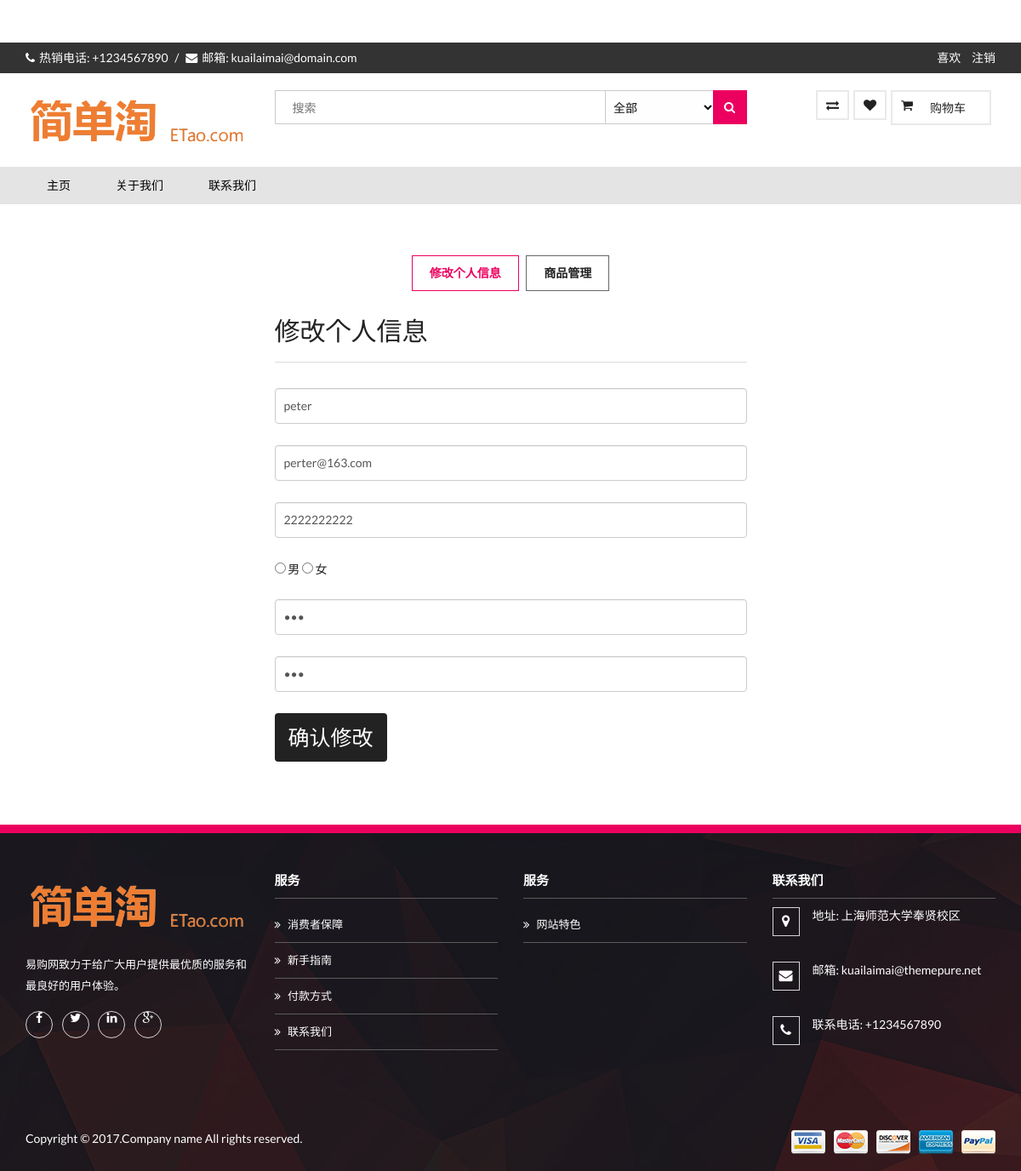
The page /seller_manage/seller_name=peter on the database its author committed.
### tables this page shows
CREATE TABLE "seller" (
	`id`	INTEGER PRIMARY KEY AUTOINCREMENT,
	`name`	TEXT,
	`password`	TEXT,
	`email`	TEXT,
	`sex`	TEXT,
	`tel`	TEXT
, full_sub TEXT NULL);

### manage.py (the view)
@app.route('/seller_manage/seller_name=<seller_name>')
def seller_manage(seller_name):
    seller_id = Seller.search_id_by_name(seller_name)
    session.seller = Seller.query_all_by_id(seller_id)
    session.product_all = Seller.query_seller_product(seller_id)
    return render_template('seller_manage.html')

### models.py (called while the page is built)
def get_conn():
    return sqlite3.connect("easytao.db")

    @staticmethod
    def search_id_by_name(name):
        sql = "select id from seller where name='" + name + "'"
        conn = get_conn()
        cursor = conn.cursor()
        rows = cursor.execute(sql)
        for row in rows:
            user_id = row[0]
            conn.commit()
            cursor.close()
            conn.close()
            return user_id

    @staticmethod
    def query_all_by_id(id):
        sql = "select * from seller where id=" + str(id)
        conn = get_conn()
        cursor = conn.cursor()
        rows = cursor.execute(sql)
        list = []
        for row in rows:
            list.append(row)
        conn.commit()
        cursor.close()
        conn.close()
        return list

    @staticmethod
    def query_seller_product(seller_id):
        sql="select product.* ,seller_product.discount,seller_product.full_sub from seller_product,product where product.id=seller_product.product_id and seller_product.on_sale=1 and seller_id="+str(seller_id)
        conn = get_conn()
        cursor = conn.cursor()
        rows = cursor.execute(sql)
        list = []
        for row in rows:
            list.append(row)
        conn.commit()
        cursor.close()
        conn.close()
        return list

### templates/seller_manage.html (shortened to what this page needs)
﻿<!doctype html>
<html class="no-js" lang="en">
<head>
<link rel="stylesheet" href="/static/css/bootstrap.min.css">
<link rel="stylesheet" href="/static/css/animate.css">
<link rel="stylesheet" href="/static/css/jquery-ui.min.css">
<link rel="stylesheet" href="/static/css/meanmenu.min.css">
<link rel="stylesheet" type="text/css" href="/static/lib/rs-plugin/css/settings.css" media="screen" />
<link rel="stylesheet" href="/static/css/owl.carousel.css">
<link rel="stylesheet" href="/static/css/font-awesome.min.css">
<link rel="stylesheet" href="/static/css/style.css">
<link rel="stylesheet" href="/static/css/responsive.css">
</head>
<br>
<body>
<div class="header-top-area hidden-xs">
	<div class="container">
		<div class="row">
			<div class="col-lg-6 col-md-6 col-sm-4">
				<div class="welcome">
					<span class="phone">热销电话: +1234567890</span> <span class="hidden-sm">/</span>
					<span class="email hidden-sm">邮箱: kuailaimai@domain.com</span>
				</div>
			</div>
			<div class="col-lg-6 col-md-6 col-sm-8">
				<div class="top-menu">
					<ul>
						<li><a href="#">喜欢</a></li>
						<li><a href="{{ url_for('.index') }}">注销</a></li>
					</ul>
				</div>
			</div>
		</div>
	</div>
</div>
<div class="sticky-wrapper">
	<div class="sticky-wrapper">
		<header>
			<div class="header-bottom-area">
				<div class="container">
					<div class="row">
						<div class="col-lg-3 col-md-3 col-sm-3 col-xs-12">
							<div class="logo">
								<a href="index.html"><img src="/static/img/logo/logo.png" alt="" /></a>
							</div>
						</div>
						<div class="col-lg-6 col-md-5 col-sm-5 col-xs-6 hidden-xs">
							<div class="header-search">
								<select>
									<option value="0">全部</option>
								</select>
								<input type="text" placeholder="搜索" />
								<button><i class="fa fa-search"></i></button>
							</div>
						</div>
						<div class="col-lg-3 col-md-4 col-sm-4 col-xs-12 float-right account-wrap">
							<div class="my-account-holder float-right">
								<div class="total-cart my-account-title" data-toggle="my-cart">
									<div class="user-icon float-left">
										<i class="fa fa-shopping-cart" aria-hidden="true"></i>
									</div>
									<div class="float-left cart-link">
										<a href="#">购物车</a>
									</div>
									<div class="clearfix"></div>
								</div>
							</div>
							<div class="my-account-holder float-right">
								<div class="my-account-title">
									<div class="user-icon float-left">
										<i class="fa fa-heart" aria-hidden="true"></i>
									</div>
									<div class="clearfix"></div>
								</div>
							</div>
							<div class="my-account-holder float-right">
								<div class="my-account-title">
									<div class="user-icon float-left">
										<i class="fa fa-exchange" aria-hidden="true"></i>
									</div>
									<div class="clearfix"></div>
								</div>
							</div>
						</div>
					</div>
				</div>
			</div>
			<div class="main-menu-area hidden-xs">
				<div class="container">
					<div class="row">
						<div class="col-lg-12 col-md-12 col-sm-12">
							<div class="main-menu">
								<nav>
									<ul>
                                        <li><a href="{{ url_for('.index2') }}">主页</a></li>
									    <li><a href="{{ url_for('.about') }}">关于我们</a></li>
									    <li><a href="{{ url_for('.contact') }}">联系我们</a></li>
									</ul>
								</nav>
							</div>
						</div>
					</div>
				</div>
			</div>
		</header>
	</div>
</div>
<div class="features-area pad-60">
	<div class="container">
		<div class="row">
			<div class="col-lg-12">
				<div class="product-tab">
					<ul class="tab-menu" role="tablist">
						<li role="presentation" class="active"><a href="#home" aria-controls="home" role="tab"
							data-toggle="tab">修改个人信息</a></li>
						<li role="presentation"><a href="#men" aria-controls="men" role="tab" data-toggle="tab">
							商品管理</a></li>
					</ul>
					<div class="tab-content">
						<div role="tabpanel" class="tab-pane active" id="home">
							<div class="row">
								<div class="col-md-6 col-md-offset-3">
                                    <div class="heading"><h2>修改个人信息</h2></div>
                                    <form name="form" id="ff2" method="post" action="/seller_change/user_name={{ session.username }}">
                                        {% for cus in session.seller %}
                                            <div class="form-group">
                                               <input type="text" class="form-control" placeholder="姓名 :" name="username" value="{{ cus[1] }}" id="username" required>
                                            </div>
                                            <div class="form-group">
                                                <input type="email" class="form-control" placeholder="邮箱 :" name="email" value="{{ cus[3] }}" id="email" required>
                                            </div>
                                            <div class="form-group">
                                                <input type="tel" class="form-control" placeholder="电话 :" name="phone" value="{{ cus[5] }}" id="phone" required>
                                            </div>
                                            <div class="form-group">
                                                <input name="sex" id="gender" type="radio" value="男"> 男 <input name="sex" id="gender" type="radio" value="女"> 女
                                            </div>
                                            <div class="form-group">
                                                <input type="password" class="form-control" placeholder="密码 :" name="password" value="{{ cus[2] }}" id="password" required>
                                            </div>
                                            <div class="form-group">
                                                <input type="password" class="form-control" placeholder="确认密码:" name="repassword" value="{{ cus[2] }}" id="repassword"  required>
                                            </div>
                                            <button type="submit" class="btn btn-1">确认修改</button>
                                        {% endfor %}
                                    </form>
                                </div>
							</div>
						</div>
					</div>
				</div>
			</div>
		</div>
	</div>
</div>
<footer>
	<div class="footer-top-area">
		<div class="container">
			<div class="row">
				<div class="col-lg-3 col-md-3 col-sm-4">
					<div class="footer-widget">
						<img src="/static/img/logo/logo.png" alt="" />
						<p>易购网致力于给广大用户提供最优质的服务和最良好的用户体验。</p>
						<div class="widget-icon">
							<a href="#"><i class="fa fa-facebook"></i></a>
							<a href="#"><i class="fa fa-twitter"></i></a>
							<a href="#"><i class="fa fa-linkedin"></i></a>
							<a href="#"><i class="fa fa-google-plus"></i></a>
						</div>
					</div>
				</div>
				<div class="col-lg-3 col-md-3 hidden-sm">
					<div class="footer-widget">
						<h3>服务</h3>
						<ul class="footer-menu">
							<li><a href="#">消费者保障</a></li>
							<li><a href="#">新手指南</a></li>
							<li><a href="#">付款方式</a></li>
							<li><a href="#">联系我们</a></li>
						</ul>
					</div>
				</div>
				<div class="col-lg-3 col-md-3 hidden-sm">
					<div class="footer-widget">
						<h3>服务</h3>
						<ul class="footer-menu">
							<li><a href="#">网站特色</a></li>
						</ul>
					</div>
				</div>
				<div class="col-lg-3 col-md-3 col-sm-4">
					<div class="footer-widget">
						<h3>联系我们</h3>
						<ul class="footer-contact">
							<li>
								<i class="fa fa-map-marker"> </i>
								地址: 上海师范大学奉贤校区
							</li>
							<li>
								<i class="fa fa-envelope"> </i>
								邮箱: kuailaimai@themepure.net
							</li>
							<li>
								<i class="fa fa-phone"> </i>
								联系电话: +1234567890
							</li>
						</ul>
					</div>
				</div>
			</div>
		</div>
	</div>
	<div class="footer-bottom-area">
		<div class="container">
			<div class="row">
				<div class="col-lg-6 col-md-6 col-sm-6">
					<div class="copyright">
						<p>Copyright &copy; 2017.Company name All rights reserved.</p>
					</div>
				</div>
				<div class="col-lg-6 col-md-6 col-sm-6">
					<div class="payment-img">
						<img src="/static/img/payment.png" alt="" />
					</div>
				</div>
			</div>
		</div>
	</div>
</footer>
</body>
</html>

### rows shown on the page
seller: username "peter", email "perter@163.com", phone "2222222222"
